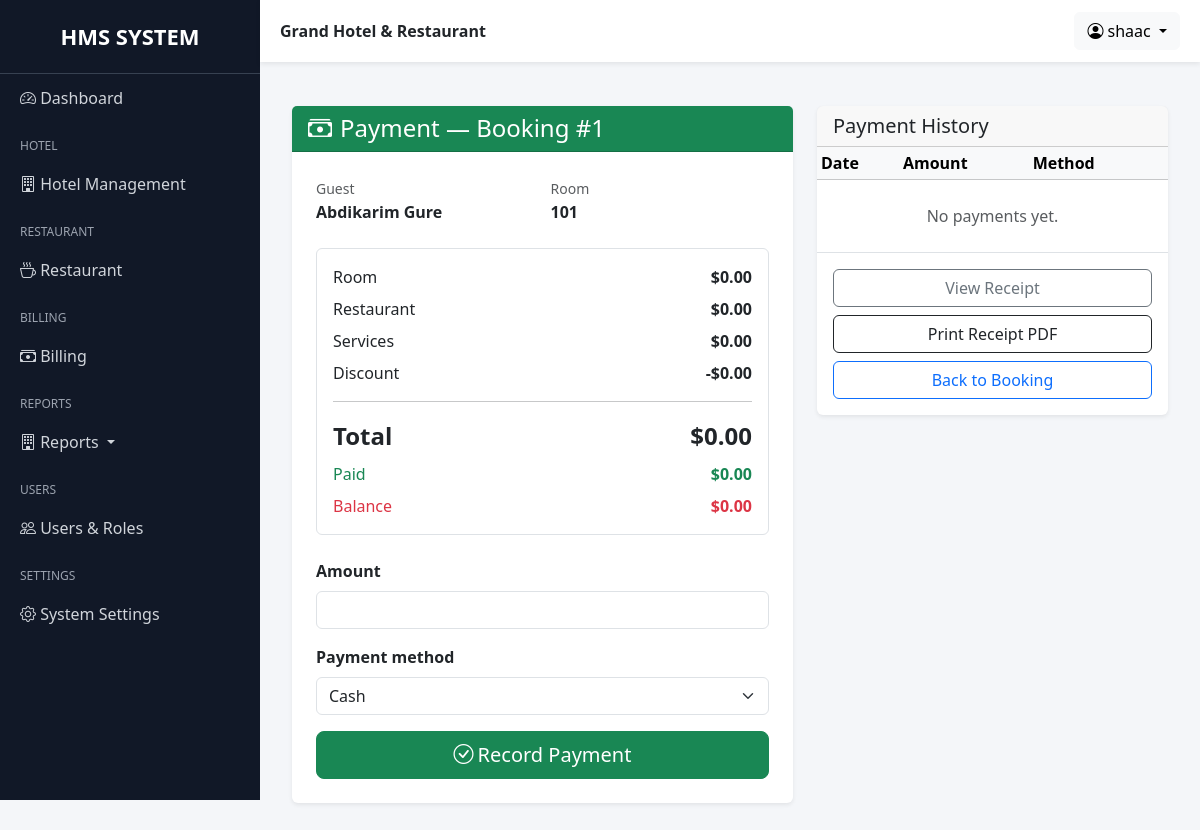
The page /grand/billing/payment/1/ (signed in) on the database its author committed.
### hotel/models.py (models this page shows, shortened)
class Booking(models.Model):
    BOOKING_STATUS = (
        ("reserved", "Reserved"),
        ("checked_in", "Checked In"),
        ("checked_out", "Checked Out"),
        ("cancelled", "Cancelled"),
    )
    guest = models.ForeignKey(Guest, on_delete=models.PROTECT)
    room = models.ForeignKey(Room, on_delete=models.PROTECT)
    check_in = models.DateField()
    check_out = models.DateField(blank=True, null=True)
    status = models.CharField(max_length=20, default="checked_in")
    with_ac = models.BooleanField(default=False)
    room_price = models.DecimalField(max_digits=8, decimal_places=2, blank=True, null=True)
    actual_check_in_at = models.DateTimeField(null=True, blank=True)
    actual_check_out_at = models.DateTimeField(null=True, blank=True)
    late_checkout_approved = models.BooleanField(default=False)
    late_checkout_charge = models.DecimalField(max_digits=8, decimal_places=2, default=Decimal("0.00"))
    created = models.DateTimeField(auto_now_add=True)
    created_by = models.ForeignKey(User, on_delete=models.SET_NULL, null=True, blank=True)
    updated = models.DateTimeField(auto_now=True)
    updated_by = models.ForeignKey(
        User, on_delete=models.SET_NULL, null=True, blank=True,
        related_name="booking_updated_by"
    )

class Guest(models.Model):
    first_name = models.CharField(max_length=100)
    last_name = models.CharField(max_length=100)
    phone = models.CharField(max_length=20)
    email = models.EmailField(blank=True, null=True)
    address = models.CharField(max_length=200, blank=True)
    created = models.DateTimeField(auto_now_add=True, blank=True, null=True)
    created_by = models.ForeignKey(User, on_delete=models.SET_NULL, null=True, blank=True)
    def __str__(self):
        return f"{self.first_name} {self.last_name}"

class Room(models.Model):
    ROOM_TYPES = (
        ("single", "Single"),
        ("double", "Double"),
        ("suite", "Suite"),
    )
    ROOM_STATUS = (
        ("available", "Available"),
        ("reserved", "Reserved"),
        ("occupied", "Occupied"),
        ("cleaning", "Cleaning"),
        ("maintenance", "Maintenance"),
        ("out_of_order", "Out of Order"),
    )
    number = models.IntegerField(unique=True)
    room_type = models.CharField(max_length=20, choices=ROOM_TYPES)
    price = models.DecimalField(max_digits=8, decimal_places=2)
    price_with_ac = models.DecimalField(max_digits=8, decimal_places=2)
    is_available = models.BooleanField(default=True)
    status = models.CharField(max_length=20, choices=ROOM_STATUS, default="available")
    created = models.DateTimeField(auto_now_add=True, blank=True, null=True)
    created_by = models.ForeignKey(User, on_delete=models.SET_NULL, null=True, blank=True)

### billing/models.py (models this page shows, shortened)
class Invoice(models.Model):
    booking = models.OneToOneField(Booking,on_delete=models.CASCADE,related_name="invoice")
    restaurant_total = models.DecimalField(max_digits=8,decimal_places=2,default=0)
    room_total = models.DecimalField(max_digits=8,decimal_places=2,default=0)
    service_total = models.DecimalField(max_digits=10, decimal_places=2,default=0)
    discount = models.DecimalField(max_digits=5,decimal_places=2,default=0)
    total = models.DecimalField(max_digits=10,decimal_places=2)
    created = models.DateTimeField(auto_now_add=True, blank=True, null=True)
    created_by = models.ForeignKey(
            User,
            on_delete=models.SET_NULL,
            null=True,
            blank=True
        )

### billing/views.py (the view, shortened to what this page needs)
# urls.py: path('payment/<int:pk>/', PaymentView.as_view(), name='payment'),
class PaymentView(LoginRequiredMixin, RoleRequiredMixin, TemplateView):
    allowed_roles = ROLES
    template_name = "billing/payment.html"
    def get_booking(self):
        return get_object_or_404(Booking.objects.select_related("guest", "room"), pk=self.kwargs["pk"])
    def get_context_data(self, **kwargs):
        context = super().get_context_data(**kwargs)
        booking = self.get_booking()
        invoice = Invoice.objects.filter(booking=booking).first() or sync_invoice(booking)
        summary = get_financial_summary(booking, as_of=booking.check_out or date.today(), include_checkout_night=booking.status == "checked_out")
        context.update({
            "booking": booking,
            "invoice": invoice,
            "summary": summary,
            "payments": invoice.payment_set.select_related("received_by").order_by("created", "id"),
            "form": PaymentForm(),
        })
        return context

### billing/forms.py
class PaymentForm(forms.Form):
    amount = forms.DecimalField(min_value=Decimal("0.01"), widget=forms.NumberInput(attrs={"class": "form-control", "step": "0.01", "min": "0.01"}))
    payment_method = forms.ChoiceField(choices=[("cash", "Cash"), ("card", "Card"), ("bank", "Bank Transfer"), ("mobile", "Mobile Money")], widget=forms.Select(attrs={"class": "form-select"}))

### accounts/mixins.py (called while the page is built)
    def dispatch(self, request, *args, **kwargs):
        if not request.user.is_authenticated:
            return redirect("login")
        if not hasattr(request.user, "userprofile"):
            return redirect("no_permission")
        if request.user.userprofile.role not in self.allowed_roles:
            return redirect("no_permission")
        return super().dispatch(request, *args, **kwargs)

### billing/services.py (called while the page is built)
def get_paid_total(invoice):
    return Payment.objects.filter(invoice=invoice).aggregate(
        total=Sum("amount")
    )["total"] or ZERO

def get_financial_summary(booking, *, as_of=None, include_checkout_night=False):
    invoice = Invoice.objects.filter(booking=booking).first()
    totals = get_booking_totals(
        booking,
        as_of=as_of,
        include_checkout_night=include_checkout_night,
    )
    discount = invoice.discount if invoice else ZERO
    grand_total = max(
        ZERO,
        totals["room_total"] + totals["restaurant_total"] + totals["service_total"] - discount,
    )
    paid = get_paid_total(invoice) if invoice else ZERO
    return {
        **totals,
        "discount": discount,
        "grand_total": grand_total,
        "paid_total": paid,
        "balance": grand_total - paid,
        "invoice": invoice,
    }

### templates/billing/payment.html (shortened to what this page needs)
{% extends "base.html" %}
{% block content %}
<div class="container-fluid py-4"><div class="row g-4"><div class="col-xl-7"><div class="card border-0 shadow-sm"><div class="card-header bg-success text-white"><h4 class="mb-0"><i class="bi bi-cash-stack me-2"></i>Payment — Booking #{{ booking.id }}</h4></div><div class="card-body p-4"><div class="row g-3 mb-4"><div class="col-md-6"><small class="text-muted">Guest</small><div class="fw-bold">{{ booking.guest }}</div></div><div class="col-md-6"><small class="text-muted">Room</small><div class="fw-bold">{{ booking.room.number }}</div></div></div><div class="border rounded p-3 mb-4"><div class="d-flex justify-content-between"><span>Room</span><strong>${{ summary.room_total|floatformat:2 }}</strong></div><div class="d-flex justify-content-between mt-2"><span>Restaurant</span><strong>${{ summary.restaurant_total|floatformat:2 }}</strong></div><div class="d-flex justify-content-between mt-2"><span>Services</span><strong>${{ summary.service_total|floatformat:2 }}</strong></div><div class="d-flex justify-content-between mt-2"><span>Discount</span><strong>-${{ summary.discount|floatformat:2 }}</strong></div><hr><div class="d-flex justify-content-between fs-4 fw-bold"><span>Total</span><span>${{ summary.grand_total|floatformat:2 }}</span></div><div class="d-flex justify-content-between mt-2 text-success"><span>Paid</span><strong>${{ summary.paid_total|floatformat:2 }}</strong></div><div class="d-flex justify-content-between mt-2 text-danger"><span>Balance</span><strong>${{ summary.balance|floatformat:2 }}</strong></div></div><form method="post" novalidate>{% csrf_token %}{% for field in form %}<div class="mb-3"><label class="form-label fw-semibold">{{ field.label }}</label>{{ field }}{% for e in field.errors %}<div class="text-danger small">{{ e }}</div>{% endfor %}</div>{% endfor %}<button class="btn btn-success btn-lg w-100"><i class="bi bi-check-circle me-1"></i>Record Payment</button></form></div></div></div><div class="col-xl-5"><div class="card border-0 shadow-sm"><div class="card-header"><h5 class="mb-0">Payment History</h5></div><div class="table-responsive"><table class="table table-sm align-middle mb-0"><thead class="table-light"><tr><th>Date</th><th>Amount</th><th>Method</th><th></th></tr></thead><tbody>{% for p in payments %}<tr><td>{{ p.created|date:"d-M-Y H:i" }}</td><td>${{ p.amount|floatformat:2 }}</td><td>{{ p.payment_method }}</td><td><a href="{% url 'payment_update' p.id %}" class="btn btn-sm btn-outline-warning">Edit</a></td></tr>{% empty %}<tr><td colspan="4" class="text-center py-4 text-muted">No payments yet.</td></tr>{% endfor %}</tbody></table></div><div class="card-body"><div class="d-grid gap-2"><a href="{% url 'payment_receipt' booking.id %}" class="btn btn-outline-secondary">View Receipt</a><a href="{% url 'payment_receipt_pdf' booking.id %}" class="btn btn-outline-dark">Print Receipt PDF</a><a href="{% url 'booking_detail' booking.id %}" class="btn btn-outline-primary">Back to Booking</a></div></div></div></div></div></div>
{% endblock %}

### templates/base.html (shortened to what this page needs)
{% load static %}
<!DOCTYPE html>
<html lang="en">
<head>
    <link
        href="https://cdn.jsdelivr.net/npm/bootstrap@5.3.3/dist/css/bootstrap.min.css"
        rel="stylesheet">
    <link
        rel="stylesheet"
        href="https://cdn.jsdelivr.net/npm/bootstrap-icons@1.11.3/font/bootstrap-icons.min.css">
</head>
<body>
<div class="sidebar"
     id="sidebar">
    <div class="logo">
        HMS SYSTEM
    </div>
    <a href="">
        <i class="bi bi-speedometer2"></i>
        Dashboard
    </a>
    <div class="menu-title">
        Hotel
    </div>
    <a data-bs-toggle="collapse"
       href="#hotelMenu">
        <i class="bi bi-building"></i>
        Hotel Management
    </a>
    <div class="menu-title">
        Restaurant
    </div>
    <a data-bs-toggle="collapse"
       href="#restaurantMenu">
        <i class="bi bi-cup-hot"></i>
        Restaurant
    </a>
    <div class="menu-title">
        Billing
    </div>
    <a data-bs-toggle="collapse"
       href="#billingMenu">
        <i class="bi bi-cash-stack"></i>
        Billing
    </a>
    <div class="menu-title">Reports</div>
    <a class="dropdown-toggle" data-bs-toggle="collapse" href="#reportMenu">
        <i class="bi bi-building"></i>
        Reports
    </a>
    <div class="menu-title">
        Users
    </div>
    <a data-bs-toggle="collapse"
       href="#usersMenu">
        <i class="bi bi-people"></i>
        Users & Roles
    </a>
    <div class="menu-title">
        Settings
    </div>
    <a href="">
        <i class="bi bi-gear"></i>
        System Settings
    </a>
</div>
<div class="main-content">
    <div class="topbar d-flex justify-content-between align-items-center">
        <div>
            <strong>
                Grand Hotel & Restaurant
            </strong>
        </div>
        <div class="dropdown">
            <button class="btn btn-light dropdown-toggle"
                    data-bs-toggle="dropdown">
                <i class="bi bi-person-circle"></i>
                {{ request.user }}
            </button>
        </div>
    </div>
    <div class="page-content">
        {% block content %}
        {% endblock %}
    </div>
</div>
</body>
</html>

### templates/base.html (style rules this page uses)
body { overflow-x: hidden; background: #f4f6f9; }
.sidebar { width: 260px; min-height: 100vh; background: #111827; position: fixed; top: 0; left: 0; overflow-y: auto; overflow-x: hidden; scrollbar-width:thin; }
.sidebar .logo { padding: 20px; font-size: 22px; font-weight: bold; text-align: center; color: #fff; border-bottom: 1px solid #374151; }
.sidebar a { color: #d1d5db; text-decoration: none; display: block; padding: 12px 20px; transition: 0.3s; }
.sidebar .menu-title { color: #9ca3af; font-size: 12px; text-transform: uppercase; padding: 15px 20px 5px; }
.main-content { margin-left: 260px; min-height: 100vh; }
.topbar { background: white; padding: 12px 20px; box-shadow: 0 2px 5px rgba(0,0,0,0.08); position: sticky; top: 0; z-index: 1000; }
.page-content { padding: 20px; }

### rows shown on the page
Booking: id "1", guest "Abdikarim Gure", room.number "101"
Invoice: discount "0.00"

### other values the page prints
{{ request.user }} "shaac"
{{ summary.room_total|floatformat:2 }} "0.00"
{{ summary.restaurant_total|floatformat:2 }} "0.00"
{{ summary.service_total|floatformat:2 }} "0.00"
{{ summary.grand_total|floatformat:2 }} "0.00"
{{ summary.paid_total|floatformat:2 }} "0.00"
{{ summary.balance|floatformat:2 }} "0.00"
{{ field.label }} "Amount" "Payment method"
